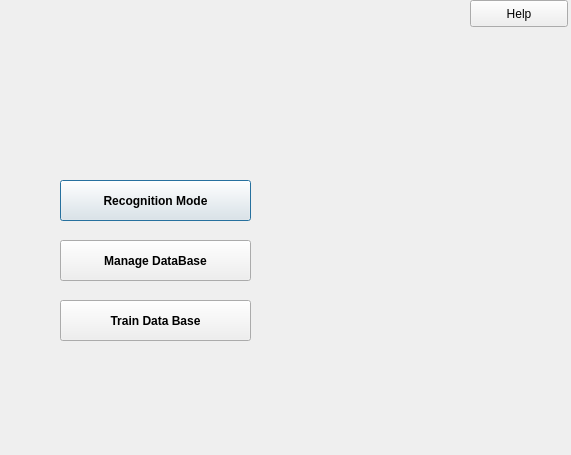
<?xml version="1.0" encoding="UTF-8"?>
<ui version="4.0">
 <class>MainWindow</class>
 <widget class="QDialog" name="MainWindow">
  <property name="geometry">
   <rect>
    <x>0</x>
    <y>0</y>
    <width>571</width>
    <height>455</height>
   </rect>
  </property>
  <property name="windowTitle">
   <string>MainWindow</string>
  </property>
  <widget class="QPushButton" name="recognitionButton">
   <property name="geometry">
    <rect>
     <x>60</x>
     <y>180</y>
     <width>191</width>
     <height>41</height>
    </rect>
   </property>
   <property name="font">
    <font>
     <weight>75</weight>
     <bold>true</bold>
    </font>
   </property>
   <property name="text">
    <string>Recognition Mode</string>
   </property>
   <property name="icon">
    <iconset resource="../../1.qrc">
     <normaloff>:/GUI/Desktop/recognize.png</normaloff>:/GUI/Desktop/recognize.png</iconset>
   </property>
   <property name="iconSize">
    <size>
     <width>40</width>
     <height>40</height>
    </size>
   </property>
  </widget>
  <widget class="QPushButton" name="manageDBButton">
   <property name="geometry">
    <rect>
     <x>60</x>
     <y>240</y>
     <width>191</width>
     <height>41</height>
    </rect>
   </property>
   <property name="font">
    <font>
     <weight>75</weight>
     <bold>true</bold>
    </font>
   </property>
   <property name="text">
    <string>Manage DataBase</string>
   </property>
   <property name="icon">
    <iconset resource="../../1.qrc">
     <normaloff>:/GUI/Desktop/manageDb.png</normaloff>:/GUI/Desktop/manageDb.png</iconset>
   </property>
   <property name="iconSize">
    <size>
     <width>30</width>
     <height>26</height>
    </size>
   </property>
  </widget>
  <widget class="QLabel" name="logo">
   <property name="geometry">
    <rect>
     <x>0</x>
     <y>0</y>
     <width>411</width>
     <height>81</height>
    </rect>
   </property>
   <property name="text">
    <string/>
   </property>
   <property name="pixmap">
    <pixmap resource="../../1.qrc">:/GUI/Desktop/logo.png</pixmap>
   </property>
  </widget>
  <widget class="QPushButton" name="helpButton">
   <property name="geometry">
    <rect>
     <x>470</x>
     <y>0</y>
     <width>98</width>
     <height>27</height>
    </rect>
   </property>
   <property name="text">
    <string>Help</string>
   </property>
   <property name="icon">
    <iconset resource="../../1.qrc">
     <normaloff>:/GUI/Desktop/help.png</normaloff>:/GUI/Desktop/help.png</iconset>
   </property>
   <property name="iconSize">
    <size>
     <width>25</width>
     <height>25</height>
    </size>
   </property>
   <property name="checkable">
    <bool>false</bool>
   </property>
   <property name="checked">
    <bool>false</bool>
   </property>
  </widget>
  <widget class="QPushButton" name="trainDBButton_2">
   <property name="geometry">
    <rect>
     <x>60</x>
     <y>300</y>
     <width>191</width>
     <height>41</height>
    </rect>
   </property>
   <property name="font">
    <font>
     <weight>75</weight>
     <bold>true</bold>
    </font>
   </property>
   <property name="text">
    <string>Train Data Base</string>
   </property>
   <property name="icon">
    <iconset resource="../../1.qrc">
     <normaloff>:/GUI/Desktop/dbbackup_icon-500x500_c.png</normaloff>:/GUI/Desktop/dbbackup_icon-500x500_c.png</iconset>
   </property>
   <property name="iconSize">
    <size>
     <width>40</width>
     <height>40</height>
    </size>
   </property>
  </widget>
  <widget class="QLabel" name="label">
   <property name="geometry">
    <rect>
     <x>290</x>
     <y>110</y>
     <width>271</width>
     <height>321</height>
    </rect>
   </property>
   <property name="text">
    <string/>
   </property>
   <property name="pixmap">
    <pixmap resource="../../1.qrc">:/GUI/Desktop/xcPiSQM.png</pixmap>
   </property>
  </widget>
 </widget>
 <resources>
  <include location="../../1.qrc"/>
 </resources>
 <connections/>
</ui>
